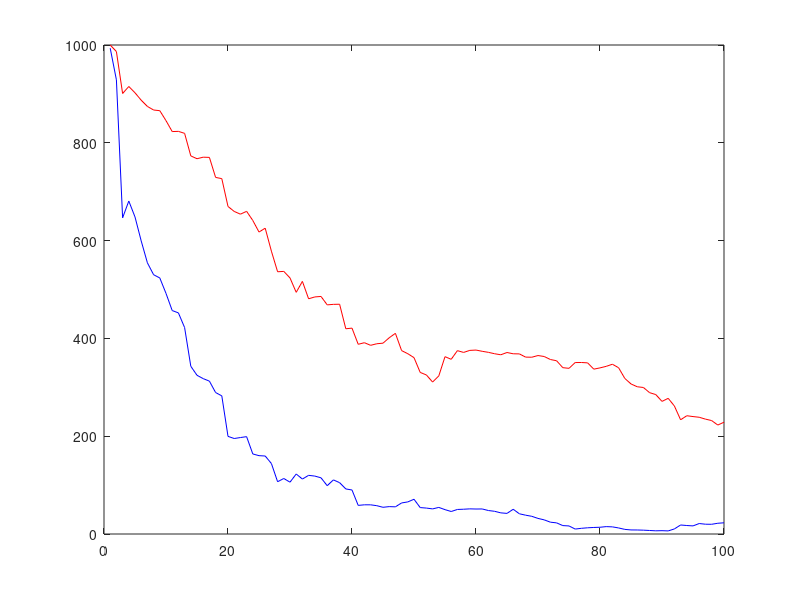

MATLAB code for this plot:
% Demo Sequential Importance Sampling for linear gaussian model
clear all
close all
clc

T=100;
sw=2;
alpha=0.5;

% simulate data
x=zeros(1,T);
y=zeros(1,T);
x=randn(1);
for k=2:T
    x(1,k)=alpha*x(1,k-1)+randn(1);
end
y=x+sw*randn(1,T);

N=1000;

% prior
xs1=zeros(T,N);
lw1=zeros(T,N);
w1=zeros(T,N);
wnorm1=zeros(T,N);
ess1=zeros(1,T);

% optimal
xs2=zeros(T,N);
lw2=zeros(T,N);
w2=zeros(T,N);
wnorm2=zeros(T,N);
ess2=zeros(1,T);

% SIS using prior
for k=1:T
    if (k==1)
        xs1(k,:)=randn(1,N);
        lw1(k,:)=-0.5*log(2*pi*sw^2).*ones(1,N)-0.5*(y(1,k)*ones(1,N)-xs1(k,:)).^2./(2*sw^2);
    else
        xs1(k,:)=alpha.*xs1(k-1,:)+randn(1,N);
        lw1(k,:)=lw1(k-1,:)-0.5*log(2*pi*sw^2).*ones(1,N)-0.5*(y(1,k)*ones(1,N)-xs1(k,:)).^2./(2*sw^2);
    end
    lmax=max(lw1(k,:));
    w1(k,:)=exp(lw1(k,:)-lmax);  % correct only up to a multiplicative factor for unnormalized weights
    wnorm1(k,:)=w1(k,:)./sum(w1(k,:));
    ess1(1,k)=1/sum(wnorm1(k,:).^2);
end

% SIS using optimal
ss2=sw^2/(sw^2+1);
ss=sqrt(ss2);
for k=1:T
    if (k==1)
        xs2(k,:)=ss2*y(1,k)*ones(1,N)/sw^2+ss.*randn(1,N);
        lw2(k,:)=-0.5*log(2*pi*(sw^2+1)).*ones(1,N)-0.5*(y(1,k)*ones(1,N)).^2./(2*(sw^2+1));
    else
        xs2(k,:)=ss2.*(alpha.*xs2(k-1,:)+y(1,k)/sw^2)+ss.*randn(1,N);
        lw2(k,:)=lw2(k-1,:)-0.5*log(2*pi*(sw^2+1)).*ones(1,N)-0.5*(y(1,k)*ones(1,N)-alpha.*xs2(k-1,:)).^2./(2*sw^2);
    end
    lmax=max(lw2(k,:));
    w2(k,:)=exp(lw2(k,:)-lmax);  % correct only up to a multiplicative factor for unnormalized weights
    wnorm2(k,:)=w2(k,:)./sum(w2(k,:));
    ess2(1,k)=1/sum(wnorm2(k,:).^2);
end

std(lw1(T,:))
std(lw2(T,:))

figure(1)
plot(ess1,'b')
hold on
plot (ess2,'r')